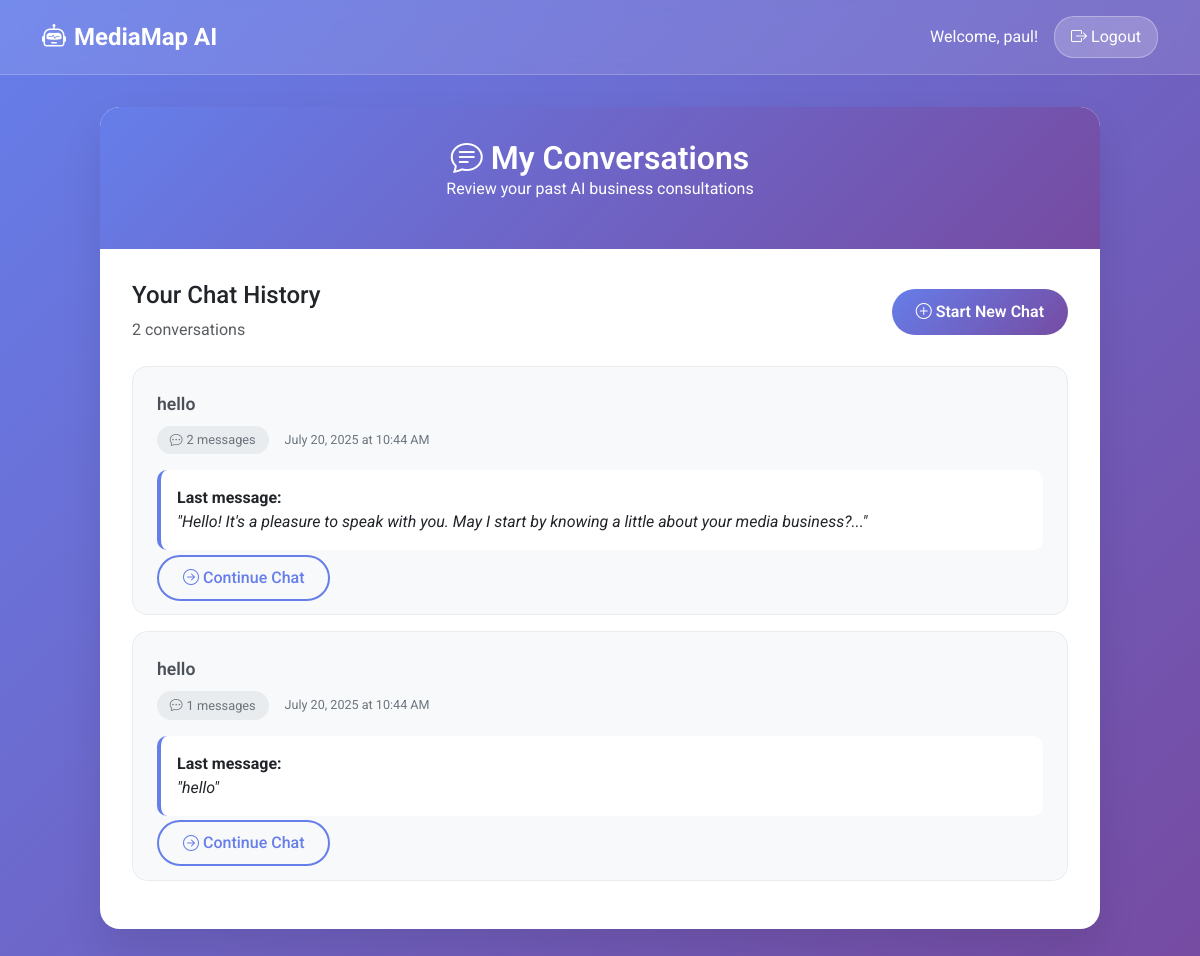
The page /my-chats (signed in) on the database its author committed.
### models.py (models this page shows, shortened)
class User(UserMixin, db.Model):
    __tablename__ = 'users'
    id = db.Column(db.Integer, primary_key=True)
    username = db.Column(db.String(80), unique=True, nullable=False)
    email = db.Column(db.String(120), unique=True, nullable=False)
    password_hash = db.Column(db.String(128), nullable=False)
    is_admin = db.Column(db.Boolean, default=False)
    created_at = db.Column(db.DateTime, default=datetime.utcnow)
    last_login = db.Column(db.DateTime)
    latitude = db.Column(db.Float)
    longitude = db.Column(db.Float)
    location_name = db.Column(db.String(200))
    analyses = db.relationship('MediaAnalysis', backref='user', lazy=True)

class Chat(db.Model):
    __tablename__ = 'chats'
    id = db.Column(db.Integer, primary_key=True)
    user_id = db.Column(db.Integer, db.ForeignKey('users.id'), nullable=True)
    created_at = db.Column(db.DateTime, default=datetime.utcnow)
    updated_at = db.Column(db.DateTime, default=datetime.utcnow, onupdate=datetime.utcnow)
    title = db.Column(db.String(255), nullable=True)  # Optional title based on content
    fact_sheet = db.Column(db.Text, nullable=True)  # Stores extracted company info
    strategies = db.Column(db.Text, nullable=True)  # Stores generated strategies
    messages = relationship("Message", back_populates="chat", cascade="all, delete-orphan")

class Message(db.Model):
    __tablename__ = 'messages'
    id = db.Column(db.Integer, primary_key=True)
    chat_id = db.Column(db.Integer, db.ForeignKey('chats.id'), nullable=False)
    role = db.Column(db.String(50), nullable=False)  # 'user', 'assistant', 'system'
    content = db.Column(db.Text, nullable=False)
    created_at = db.Column(db.DateTime, default=datetime.utcnow)
    chat = relationship("Chat", back_populates="messages")

### app.py (the view)
@app.route('/my-chats')
@login_required
def my_chats():
    if hasattr(current_user, 'is_admin') and current_user.is_admin:
        return redirect(url_for('get_chats'))
    chats = Chat.query.filter_by(user_id=current_user.id).order_by(Chat.updated_at.desc()).all()
    return render_template('user_chats.html', chats=chats)

### app.py (called while the page is built)
@login_manager.user_loader
def load_user(user_id):
    return User.query.get(int(user_id))

### templates/user_chats.html (shortened to what this page needs)
<!DOCTYPE html>
<html lang="en">
<head>
    <link href="https://cdn.jsdelivr.net/npm/bootstrap@5.3.2/dist/css/bootstrap.min.css" rel="stylesheet">
    <link rel="stylesheet" href="https://cdn.jsdelivr.net/npm/bootstrap-icons@1.11.2/font/bootstrap-icons.min.css">
</head>
<body>
    <div class="top-bar">
        <div class="container">
            <div class="d-flex justify-content-between align-items-center">
                <a href="{{ url_for('user_dashboard') }}" class="brand">
                    <i class="bi bi-robot me-2"></i>MediaMap AI
                </a>
                <div class="user-info">
                    <span>Welcome, {{ current_user.username }}!</span>
                    <a href="{{ url_for('logout') }}" class="logout-btn">
                        <i class="bi bi-box-arrow-right me-1"></i>Logout
                    </a>
                </div>
            </div>
        </div>
    </div>
    <div class="container">
        <div class="content-container">
            <div class="content-header">
                <h1><i class="bi bi-chat-text me-2"></i>My Conversations</h1>
                <p>Review your past AI business consultations</p>
            </div>
            <div class="content-body">
                <div class="d-flex justify-content-between align-items-center mb-4">
                    <div>
                        <h4>Your Chat History</h4>
                        <p class="text-muted mb-0">{{ chats|length }} conversation{% if chats|length != 1 %}s{% endif %}</p>
                    </div>
                    <a href="{{ url_for('user_dashboard') }}" class="btn-primary-custom">
                        <i class="bi bi-plus-circle me-1"></i>Start New Chat
                    </a>
                </div>
                {% if chats %}
                    {% for chat in chats %}
                    <div class="chat-card">
                        <div class="chat-title">
                            {{ chat.title or 'Untitled Conversation' }}
                        </div>
                        <div class="chat-meta">
                            <div class="chat-stats">
                                <span class="stat-badge">
                                    <i class="bi bi-chat-dots me-1"></i>{{ chat.messages|length }} messages
                                </span>
                            </div>
                            <div>
                                <small>{{ chat.updated_at.strftime('%B %d, %Y at %I:%M %p') }}</small>
                            </div>
                        </div>
                        {% if chat.messages %}
                        <div class="mt-3">
                            <div style="background: white; border-radius: 10px; padding: 1rem; border-left: 4px solid #667eea;">
                                <strong>Last message:</strong><br>
                                <em>"{{ chat.messages[-1].content[:100] }}{% if chat.messages[-1].content|length > 100 %}...{% endif %}"</em>
                            </div>
                        </div>
                        {% endif %}
                        <div class="mt-3">
                            <a href="{{ url_for('user_dashboard') }}?chat_id={{ chat.id }}" class="btn-outline-custom">
                                <i class="bi bi-arrow-right-circle me-1"></i>Continue Chat
                            </a>
                        </div>
                    </div>
                    {% endfor %}
                {% endif %}
            </div>
        </div>
    </div>
</body>
</html>

### templates/user_chats.html (style rules this page uses)
body { font-family: 'Roboto', sans-serif; background: linear-gradient(135deg, #667eea 0%, #764ba2 100%); min-height: 100vh; margin: 0; padding: 0; }
.top-bar { background: rgba(255, 255, 255, 0.1); backdrop-filter: blur(10px); border-bottom: 1px solid rgba(255, 255, 255, 0.2); padding: 1rem 0; color: white; }
.top-bar .brand { font-size: 1.5rem; font-weight: 700; text-decoration: none; color: white; }
.user-info { display: flex; align-items: center; gap: 1rem; }
.content-container { max-width: 1000px; margin: 2rem auto; background: white; border-radius: 20px; box-shadow: 0 20px 40px rgba(0, 0, 0, 0.1); overflow: hidden; min-height: 70vh; }
.content-header { background: linear-gradient(135deg, #667eea, #764ba2); color: white; padding: 2rem; text-align: center; }
.content-header h1 { margin: 0; font-size: 2rem; font-weight: 600; }
.content-body { padding: 2rem; }
.chat-card { background: #f8f9fa; border: 1px solid #e9ecef; border-radius: 15px; padding: 1.5rem; margin-bottom: 1rem; transition: all 0.3s; }
.chat-title { font-weight: 600; font-size: 1.1rem; margin-bottom: 0.5rem; color: #495057; }
.chat-meta { display: flex; justify-content: between; align-items: center; gap: 1rem; font-size: 0.9rem; color: #6c757d; }
.chat-stats { display: flex; gap: 1rem; }
.stat-badge { background: #e9ecef; padding: 0.3rem 0.8rem; border-radius: 20px; font-size: 0.8rem; }
.btn-primary-custom { background: linear-gradient(135deg, #667eea, #764ba2); border: none; border-radius: 25px; color: white; padding: 0.7rem 1.5rem; font-weight: 600; text-decoration: none; transition: transform 0.2s; }
.btn-outline-custom { border: 2px solid #667eea; border-radius: 25px; color: #667eea; padding: 0.7rem 1.5rem; font-weight: 500; text-decoration: none; transition: all 0.3s; }
.logout-btn { background: rgba(255, 255, 255, 0.2); border: 1px solid rgba(255, 255, 255, 0.3); color: white; border-radius: 20px; padding: 0.5rem 1rem; text-decoration: none; transition: all 0.3s; }

### rows shown on the page
User: username "paul"
Chat: title "hello", messages|length "2", updated_at "July 20, 2025 at 10:44 AM", content "Hello! It's a pleasure to speak with you. May I start by knowing a little about your media business?"
Chat: title "hello", messages|length "1", updated_at "July 20, 2025 at 10:44 AM", content "hello"

### other values the page prints
{{ chats|length }} "2"
